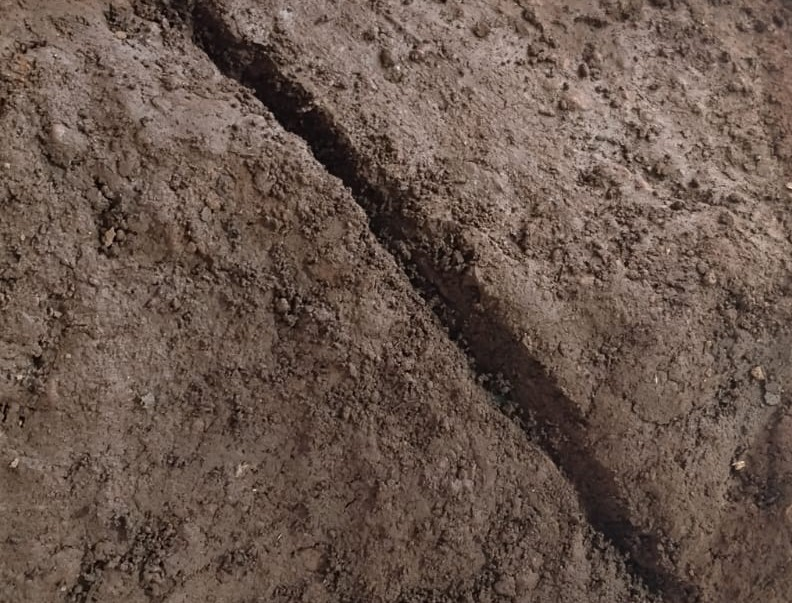
#> input picture Monitoring/crack.jpeg, 792 x 603 px
$ python prepare_masklayer.py --positive_dir ../../Monitoring
#> lines starting #> are read from the running program, lines starting #| are printed output that depends on the picture; after the words box and inside, x2 and y2 are one past the last pixel; in counts of white or black regions, pixels touching at a corner belong together
#> in prepare, img is the input picture: shape (603, 792, 3); mean B, G, R 76.1, 85.9, 104.2
"""
Converts the Kaggle surface-crack-detection CLASSIFICATION dataset
into a SEGMENTATION dataset ready for training.

Dataset: https://www.kaggle.com/datasets/arunrk7/surface-crack-detection
  Positive/  ← 20,000 crack images  (227×227 RGB)
  Negative/  ← 20,000 no-crack images  (not used)

What this script does
─────────────────────
1. Reads every image from Positive/
2. Generates a binary crack mask using the Otsu method  (same as the paper)
3. Scores each mask for quality (rejects nearly-empty or too-noisy masks)
4. Keeps the N best images + their masks
5. Saves them into:
     data/images/   ← crack photos
     data/masks/    ← binary PNG masks  (white=crack, black=background)

Usage
─────
# Download the dataset from Kaggle first, then:
python prepare_kaggle_dataset.py --positive_dir path/to/Positive \
                                 --out_dir      data \
                                 --n_images     600

How to download from Kaggle
────────────────────────────
Option A (browser):
  1. Go to https://www.kaggle.com/datasets/arunrk7/surface-crack-detection
  2. Click Download → unzip → you get  Positive/  and  Negative/  folders

Option B (Kaggle API):
  pip install kaggle
  kaggle datasets download -d arunrk7/surface-crack-detection
  unzip surface-crack-detection.zip
"""

import argparse
import os
import cv2
import numpy as np
from pathlib import Path
from tqdm import tqdm


# ─────────────────────────────────────────────
# Otsu-based mask generator  (paper §2.2)
# ─────────────────────────────────────────────

def generate_otsu_mask(img_bgr: np.ndarray) -> np.ndarray:
    """
    Converts an RGB crack image to a binary mask using the Otsu method.
    Returns a mask where 255 = crack, 0 = background.

    Steps from the paper:
      1. Convert to grayscale
      2. Compute Otsu threshold
      3. Classify pixels  (dark pixels = crack for concrete images)
      4. Apply median filter to reduce noise
    """
    gray = cv2.cvtColor(img_bgr, cv2.COLOR_BGR2GRAY)

    # Otsu threshold
    _, binary = cv2.threshold(gray, 0, 255,
                              cv2.THRESH_BINARY_INV + cv2.THRESH_OTSU)
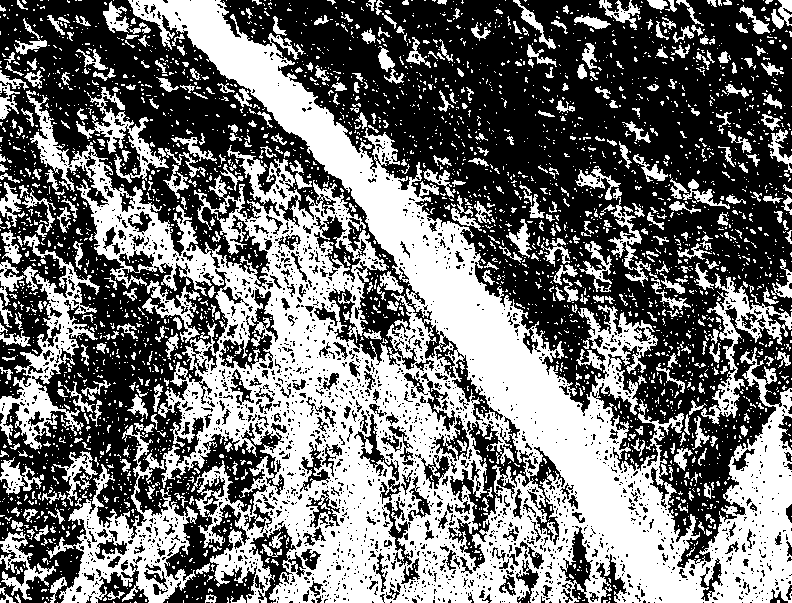
#> binary: shape (603, 792); 44.6% white; 3320 white regions (2881 under 20 px), largest, box (x1, y1, x2, y2) and area: (26, 0, 792, 603) 146126, (46, 425, 198, 603) 7981, (0, 234, 100, 450) 5371

    # Median filter (3×3) to remove noise  (paper step 4)
    mask = cv2.medianBlur(binary, 3)
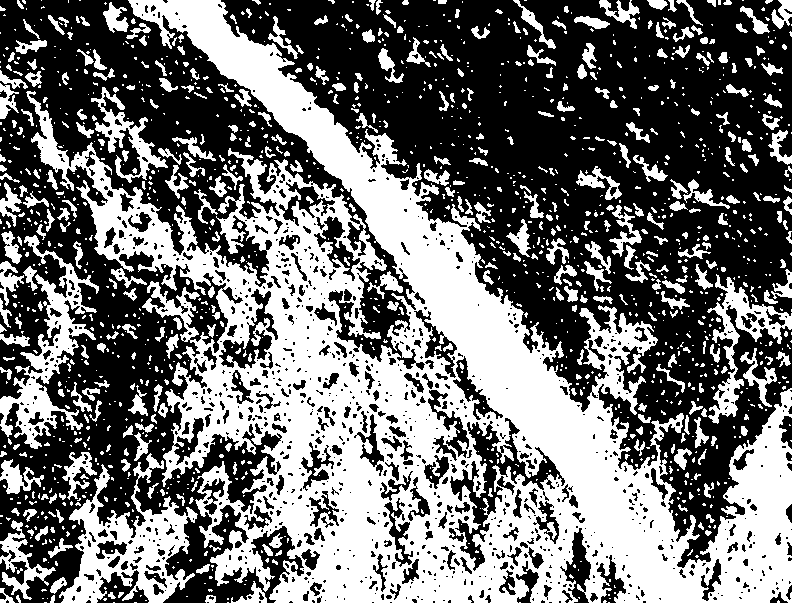
#> mask: shape (603, 792); 44.1% white; 1506 white regions (1090 under 20 px), largest, box (x1, y1, x2, y2) and area: (26, 0, 792, 603) 150966, (59, 453, 198, 603) 7827, (0, 235, 99, 449) 5582

    return mask


# ─────────────────────────────────────────────
# Mask quality scorer
# ─────────────────────────────────────────────

def quality_score(mask: np.ndarray) -> float:
    """
    Returns a quality score between 0 and 1.
    A good crack mask should:
      - Have some crack pixels (not nearly empty)
      - Not be mostly white (not over-segmented / noisy)
      - Have connected crack regions (not scattered dots)

    Returns 0.0 for bad masks, higher = better.
    """
    h, w     = mask.shape
#> h = 603; w = 792
    total_px = h * w
#> total_px = 477576
    crack_px = int((mask > 0).sum())
#> crack_px = 210789
    ratio    = crack_px / total_px
#> ratio = 0.441

    # Reject masks where crack covers < 1% or > 60% of the image
    if ratio < 0.01 or ratio > 0.60:
        return 0.0

    # Reward masks with connected structure (fewer, larger blobs = better)
    num_labels, labels, stats, _ = cv2.connectedComponentsWithStats(mask)
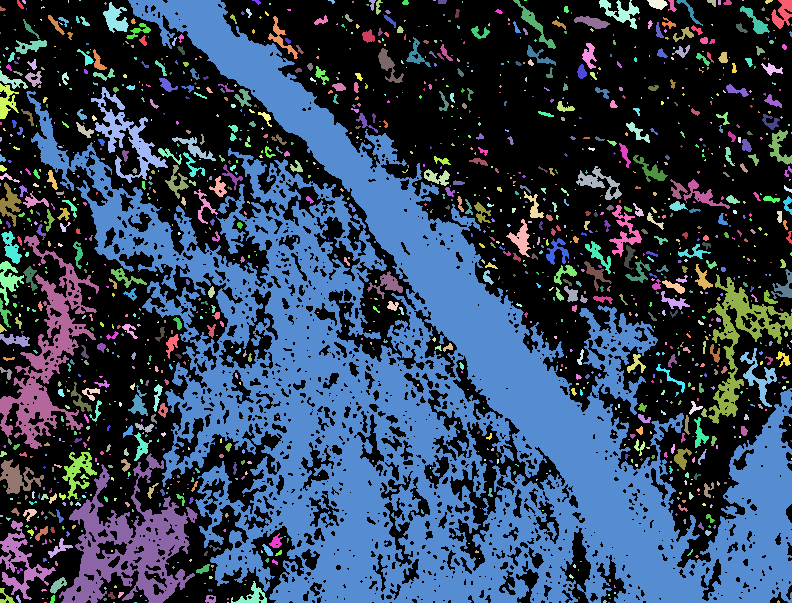
#> labels: shape (603, 792) int32; 1507 distinct labels, from 0 to 1506; one colour per label, 0 black
#> num_labels = 1507; stats = 1507 rows, first 6: [0, 0, 792, 603, 266787], [17, 0, 7, 9, 32], [22, 0, 4, 4, 12], [41, 0, 1, 1, 1], [68, 0, 1, 3, 3], [79, 0, 2, 1, 2]
    if num_labels < 2:          # only background
        return 0.0

    # Largest crack component relative to total crack pixels
    component_sizes = stats[1:, cv2.CC_STAT_AREA]  # exclude background
#> component_sizes = 1506 values, max 150966 at index 5, min 1 at index 2, mean 140
    largest = component_sizes.max()
#> largest = 150966
    connectivity_score = largest / (crack_px + 1e-8)
#> connectivity_score = 0.716

    # Final score: prefer 5–25% crack coverage, well-connected
    coverage_score = 1.0 - abs(ratio - 0.12) / 0.12   # peak at 12%
#> coverage_score = -1.68
    coverage_score = max(0.0, coverage_score)
#> coverage_score = 0

    return float(connectivity_score * 0.6 + coverage_score * 0.4)


# ─────────────────────────────────────────────
# Optional: morphological cleanup
# ─────────────────────────────────────────────

def refine_mask(mask: np.ndarray) -> np.ndarray:
    """
    Remove tiny isolated noise blobs (< 50 pixels).
    Keeps only reasonably-sized crack components.
    """
    num_labels, labels, stats, _ = cv2.connectedComponentsWithStats(mask)
    refined = np.zeros_like(mask)
    for i in range(1, num_labels):
        if stats[i, cv2.CC_STAT_AREA] >= 50:
            refined[labels == i] = 255
    return refined


# ─────────────────────────────────────────────
# Main pipeline
# ─────────────────────────────────────────────

def prepare(positive_dir: str, out_dir: str,
            n_images: int, img_size: int,
            score_threshold: float):

    positive_dir = Path(positive_dir)
    out_images   = Path(out_dir) / "images"
    out_masks    = Path(out_dir) / "masks"
    out_images.mkdir(parents=True, exist_ok=True)
    out_masks.mkdir(parents=True, exist_ok=True)

    # Find all images
    all_imgs = sorted([
        p for p in positive_dir.iterdir()
        if p.suffix.lower() in {".jpg", ".jpeg", ".png", ".bmp"}
    ])
    print(f"\nFound {len(all_imgs):,} images in {positive_dir}")

    if len(all_imgs) == 0:
        print("ERROR: No images found. Check --positive_dir path.")
        return

    # Score all images
    print(f"\nScoring masks (Otsu method)...")
    scored = []
    for img_path in tqdm(all_imgs, desc="  Scoring"):
        img = cv2.imread(str(img_path))
        if img is None:
            continue
        mask  = generate_otsu_mask(img)
        score = quality_score(mask)
#> score = 0.43
        if score >= score_threshold:
            scored.append((score, img_path, img, mask))

    print(f"  {len(scored):,} images passed quality threshold ({score_threshold})")
#|   1 images passed quality threshold (0.15)

    if len(scored) == 0:
        print("\nERROR: No images passed the quality filter.")
        print("Try lowering --score_threshold (current: {score_threshold})")
        return

    # Sort by score, keep top N
    scored.sort(key=lambda x: x[0], reverse=True)
    selected = scored[:n_images]
#> selected = 1 item
    print(f"  Keeping top {len(selected)} images by quality score")
#|   Keeping top 1 images by quality score

    # Save
    print(f"\nSaving to {out_dir}/images/ and {out_dir}/masks/ ...")
    saved = 0
    for rank, (score, img_path, img, mask) in enumerate(
            tqdm(selected, desc="  Saving")):

        # Resize to target size
        img_out  = cv2.resize(img,  (img_size, img_size))
        mask_out = cv2.resize(mask, (img_size, img_size),
                              interpolation=cv2.INTER_NEAREST)
        mask_out = refine_mask(mask_out)

        # Name: rank_originalname
        stem     = f"{rank:04d}_{img_path.stem}"
        cv2.imwrite(str(out_images / f"{stem}.jpg"),  img_out)
        cv2.imwrite(str(out_masks  / f"{stem}.png"),  mask_out)
        saved += 1
#> this loop made 1 pass
#> (rank, score, num_labels in refine_mask, stem, saved) on pass 1: (0, 0.43, 856, '0000_crack', 1)
#> pass 1, in refine_mask, `num_labels, labels, stats, _ = cv2.connectedComponentsWithStats(mask)`:
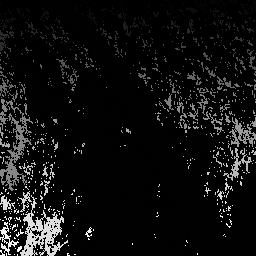
#> labels: shape (256, 256) int32; min 0, max 855, mean 54.6; drawn with min black and max white
#> pass 1, in prepare, `mask_out = refine_mask(mask_out)`:
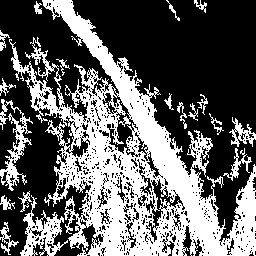
#> mask_out: shape (256, 256); 38.2% white; 19 white regions, largest, box (x1, y1, x2, y2) and area: (9, 0, 256, 256) 21429, (20, 195, 68, 256) 1057, (0, 99, 33, 191) 912
#> after the loop, saved = 1

    print(f"\n✓ Saved {saved} image+mask pairs")
#| ✓ Saved 1 image+mask pairs
    print(f"  Images → {out_images}")
    print(f"  Masks  → {out_masks}")

    # ── Show quality stats ────────────────────────────────────────
    scores = [s for s, *_ in selected]
#> scores = [0.43]
    print(f"\n  Quality score stats:")
    print(f"    Min  : {min(scores):.3f}")
#|     Min  : 0.430
    print(f"    Mean : {float(np.mean(scores)):.3f}")
#|     Mean : 0.430
    print(f"    Max  : {max(scores):.3f}")
#|     Max  : 0.430

    # ── Save a visual sample grid ─────────────────────────────────
    _save_sample_grid(selected[:12], out_dir)
    print(f"\n  Preview grid → {out_dir}/sample_preview.jpg")
    print(f"\nNext step: python STEP2_train.py "
          f"--img_dir {out_dir}/images --mask_dir {out_dir}/masks")


def _save_sample_grid(selected, out_dir, cols=4):
    """Save a grid of 12 sample (image, mask) pairs for visual inspection."""
#> called with out_dir = 'data', cols = 4
    rows   = (len(selected) + cols - 1) // cols
    cell_h, cell_w = 227, 227 * 2 + 4   # image | mask side by side
    grid   = np.zeros((rows * (cell_h + 4), cols * (cell_w + 4), 3),
                      dtype=np.uint8)

    for i, (score, img_path, img, mask) in enumerate(selected):
        row, col = divmod(i, cols)
        y = row * (cell_h + 4)
        x = col * (cell_w + 4)

        img_r  = cv2.resize(img, (227, 227))
        mask_r = cv2.resize(mask, (227, 227),
                            interpolation=cv2.INTER_NEAREST)
        mask_3 = cv2.cvtColor(mask_r, cv2.COLOR_GRAY2BGR)

        combined = np.hstack([img_r, np.full((227, 4, 3), 60, np.uint8), mask_3])
        grid[y:y+cell_h, x:x+cell_w] = combined

        # Score label
        cv2.putText(grid, f"{score:.2f}", (x+4, y+20),
                    cv2.FONT_HERSHEY_SIMPLEX, 0.5, (0, 255, 0), 1)
#> this loop made 1 pass
#> pass 1, in _save_sample_grid, `combined = np.hstack([img_r, np.full((227, 4, 3), 60, np.uint8), mask_..`:
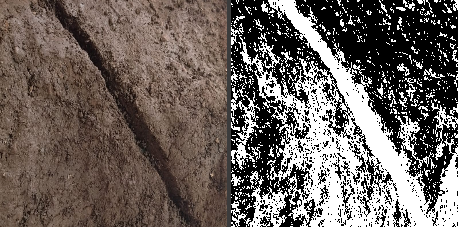
#> combined: shape (227, 458, 3); mean B, G, R 93.8, 98.7, 107.8
#> after the loop:
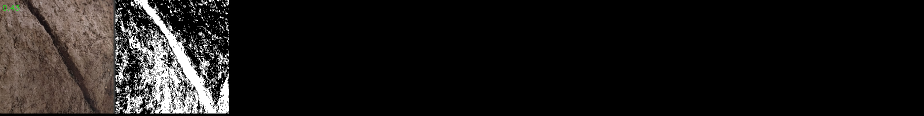
#> grid: shape (231, 1848, 3) (shown at 1/2 size); mean B, G, R 22.8, 24.1, 26.2

    cv2.imwrite(str(Path(out_dir) / "sample_preview.jpg"), grid)


# ─────────────────────────────────────────────
# Entry point
# ─────────────────────────────────────────────

if __name__ == "__main__":
    parser = argparse.ArgumentParser(
        description="Convert Kaggle crack dataset → segmentation masks")

    parser.add_argument(
        "--positive_dir", required=True,
        help="Path to Kaggle 'Positive' folder (images with cracks)")
    parser.add_argument(
        "--out_dir", default="data",
        help="Output folder (default: data/)")
    parser.add_argument(
        "--n_images", type=int, default=600,
        help="How many images to keep (default: 600). "
             "Paper used 510. More = better but slower to train.")
    parser.add_argument(
        "--img_size", type=int, default=256,
        help="Resize images to this size in pixels (default: 256)")
    parser.add_argument(
        "--score_threshold", type=float, default=0.15,
        help="Minimum quality score to keep an image (default: 0.15). "
             "Lower = keep more images, higher = stricter filter.")

    args = parser.parse_args()
    prepare(args.positive_dir, args.out_dir,
            args.n_images, args.img_size, args.score_threshold)
